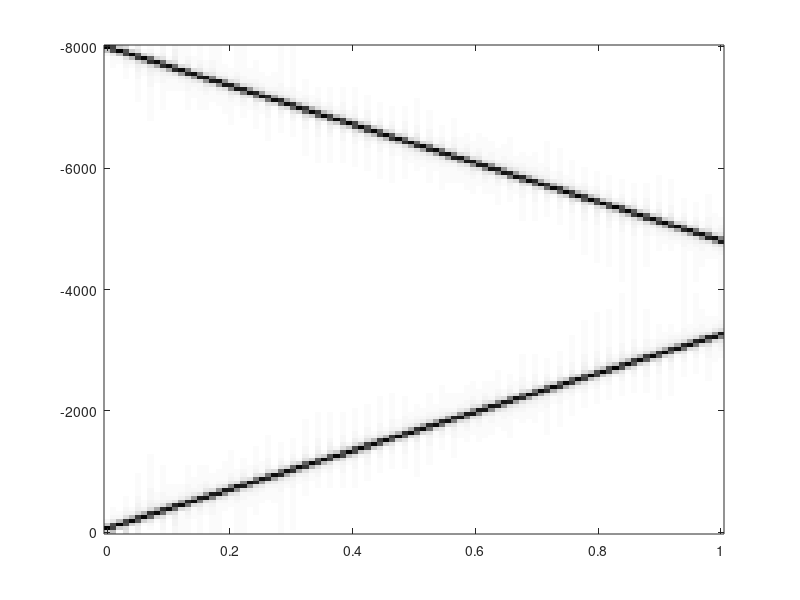

MATLAB code for this plot:
% One second chirp at 8000 sample rate
Fs = 8000;
t = linspace(0,1,Fs);
x = sin(2*pi*2000*t.^2);
% Gabor window, length and step size
wlen = 128;
wstep = wlen/2;
win = exp(-linspace(-1,1,wlen).^2);
% Gabor transform, 101 windows
gg = zeros(wlen,100);
for k=1:100
    gg(:,k) = abs(fft(x( k*wstep + (1:wlen) ).*win));
end
imagesc([0,1],[0,-Fs],-abs(gg)), colormap(gray)
